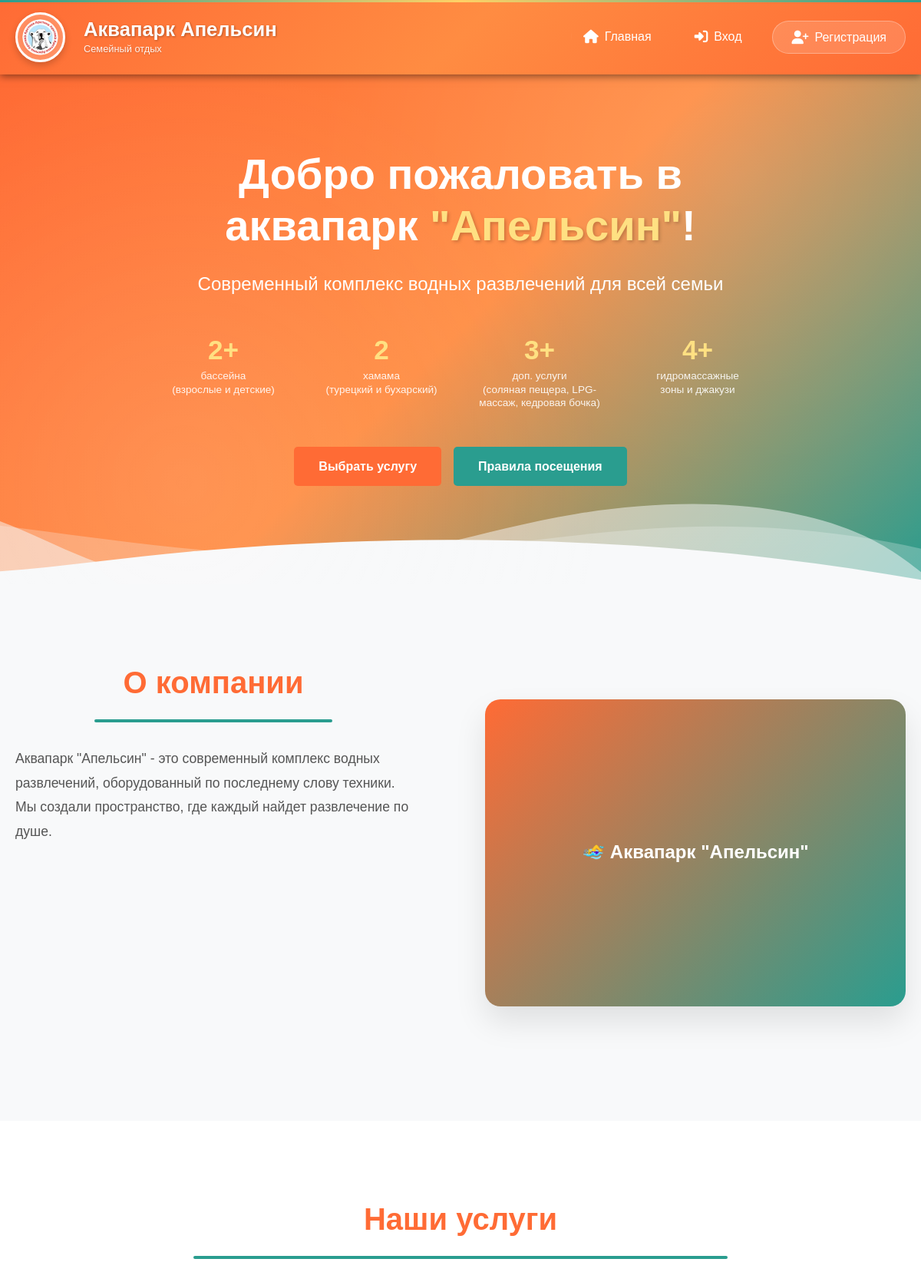
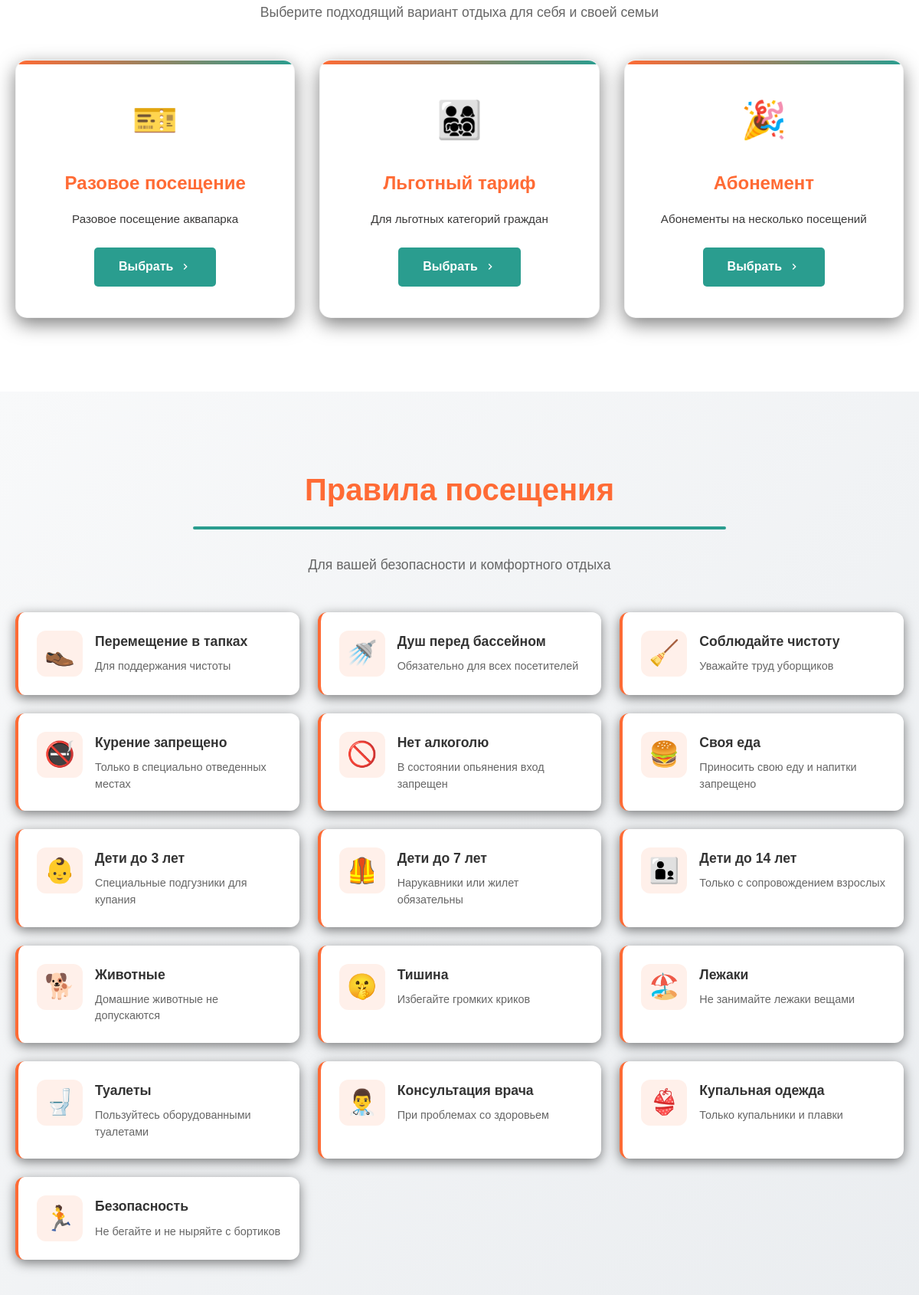
The page / (upper part) on the database its author committed (2 pictures, top to bottom).
### tables this page shows
CREATE TABLE `service_categories` (
  `id` int NOT NULL,
  `name` varchar(100) NOT NULL COMMENT 'Категория услуги',
  `description` text
);

### public/index.php (the view, shortened to what this page needs)
<?php
require_once 'config/database.php';
require_once 'includes/header.php';
$rules = [
    [
        'icon' => '👞',
        'title' => 'Перемещение в тапках',
        'desc' => 'Для поддержания чистоты'
    ],
    [
        'icon' => '🚿',
        'title' => 'Душ перед бассейном',
        'desc' => 'Обязательно для всех посетителей'
    ],
    [
        'icon' => '🧹',
        'title' => 'Соблюдайте чистоту',
        'desc' => 'Уважайте труд уборщиков'
    ],
    [
        'icon' => '🚭',
        'title' => 'Курение запрещено',
        'desc' => 'Только в специально отведенных местах'
    ],
    [
        'icon' => '🚫',
        'title' => 'Нет алкоголю',
        'desc' => 'В состоянии опьянения вход запрещен'
    ],
    [
        'icon' => '🍔',
        'title' => 'Своя еда',
        'desc' => 'Приносить свою еду и напитки запрещено'
    ],
    [
        'icon' => '👶',
        'title' => 'Дети до 3 лет',
        'desc' => 'Специальные подгузники для купания'
    ],
    [
        'icon' => '🦺',
        'title' => 'Дети до 7 лет',
        'desc' => 'Нарукавники или жилет обязательны'
    ],
    [
        'icon' => '👨‍👦',
        'title' => 'Дети до 14 лет',
        'desc' => 'Только с сопровождением взрослых'
    ],
    [
        'icon' => '🐕',
        'title' => 'Животные',
        'desc' => 'Домашние животные не допускаются'
    ],
    [
        'icon' => '🤫',
        'title' => 'Тишина',
        'desc' => 'Избегайте громких криков'
    ],
    [
        'icon' => '🏖️',
        'title' => 'Лежаки',
        'desc' => 'Не занимайте лежаки вещами'
    ],
    [
        'icon' => '🚽',
        'title' => 'Туалеты',
        'desc' => 'Пользуйтесь оборудованными туалетами'
    ],
    [
        'icon' => '👨‍⚕️',
        'title' => 'Консультация врача',
        'desc' => 'При проблемах со здоровьем'
    ],
    [
        'icon' => '👙',
        'title' => 'Купальная одежда',
        'desc' => 'Только купальники и плавки'
    ],
    [
        'icon' => '🏃',
        'title' => 'Безопасность',
        'desc' => 'Не бегайте и не ныряйте с бортиков'
    ]
];
?>
<section class="hero">
    <div class="container">
        <div class="hero-content">
            <h2 class="hero-title">Добро пожаловать в аквапарк <span class="highlight">"Апельсин"</span>!</h2>
            <p class="hero-subtitle">Современный комплекс водных развлечений для всей семьи</p>
            <div class="hero-stats">
                <div class="stat">
                    <span class="stat-number">2+</span>
                    <span class="stat-label">бассейна<br>(взрослые и детские)</span>
                </div>
                <div class="stat">
                    <span class="stat-number">2</span>
                    <span class="stat-label">хамама<br>(турецкий и бухарский)</span>
                </div>
                <div class="stat">
                    <span class="stat-number">3+</span>
                    <span class="stat-label">доп. услуги<br>(соляная пещера, LPG-массаж, кедровая бочка)</span>
                </div>
                <div class="stat">
                    <span class="stat-number">4+</span>
                    <span class="stat-label">гидромассажные<br>зоны и джакузи</span>
                </div>
            </div>
            <div class="hero-buttons">
                <a href="#services" class="btn btn-primary">Выбрать услугу</a>
                <a href="#rules" class="btn btn-secondary">Правила посещения</a>
            </div>
        </div>
    </div>
    <div class="hero-wave">
    </div>
</section>
<section class="about">
    <div class="container">
        <div class="about-content">
            <div class="about-text">
                <h2 class="section-title">О компании</h2>
                <p class="about-description">Аквапарк "Апельсин" - это современный комплекс водных развлечений, оборудованный по последнему слову техники. Мы создали пространство, где каждый найдет развлечение по душе.</p>
                <div class="features">
                </div>
            </div>
            <div class="about-image">
                <div class="image-placeholder">
                    <span>🏊‍♀️ Аквапарк "Апельсин"</span>
                </div>
            </div>
        </div>
    </div>
</section>
<section id="services" class="services">
    <div class="container">
        <h2 class="section-title">Наши услуги</h2>
        <p class="section-subtitle">Выберите подходящий вариант отдыха для себя и своей семьи</p>
        <div class="services-grid">
            <?php
            $sql = "SELECT DISTINCT sc.id, sc.name, sc.description FROM service_categories sc
                    JOIN tariffs t ON sc.id = t.category_id
                    WHERE t.is_active = 1
                    GROUP BY sc.id";
            $stmt = $pdo->query($sql);
            $categories = $stmt->fetchAll(PDO::FETCH_ASSOC);
            $icons = ['🎫', '👨‍👩‍👧‍👦', '🎉', '🏊‍♂️', '🍽️', '🏨'];
            $i = 0;
            foreach($categories as $category):
                $icon = $icons[$i % count($icons)];
                $i++;
            ?>
            <div class="service-card" data-aos="fade-up">
                <div class="service-icon"><?php echo $icon; ?></div>
                <h3 class="service-title"><?php echo htmlspecialchars($category['name']); ?></h3>
                <p class="service-description"><?php echo htmlspecialchars($category['description']); ?></p>
                <a href="/create_order.php?category=<?php echo $category['id']; ?>" class="btn btn-secondary">
                    Выбрать
                    <svg class="btn-icon" viewBox="0 0 24 24" width="16" height="16">
                        <path fill="currentColor" d="M8.59,16.58L13.17,12L8.59,7.41L10,6L16,12L10,18L8.59,16.58Z" />
                    </svg>
                </a>
            </div>
            <?php endforeach; ?>
        </div>
    </div>
</section>
<section id="rules" class="rules">
    <div class="container">
        <div class="rules-header">
            <h2 class="section-title">Правила посещения</h2>
            <p class="section-subtitle">Для вашей безопасности и комфортного отдыха</p>
        </div>
        <div class="rules-grid">
            <?php foreach($rules as $index => $rule): ?>
            <div class="rule-card" data-aos="fade-up" data-aos-delay="<?php echo $index * 50; ?>">
                <div class="rule-icon"><?php echo $rule['icon']; ?></div>
                <div class="rule-content">
                    <h3 class="rule-title"><?php echo $rule['title']; ?></h3>
                    <p class="rule-desc"><?php echo $rule['desc']; ?></p>
                </div>
            </div>
            <?php endforeach; ?>
        </div>
    </div>
</section>
<?php require_once 'includes/footer.php'; ?>

### public/styles/main.css (style rules this page uses)
:root { --primary-color: #FF6B35; --secondary-color: #2A9D8F; --text-color: #333; --light-bg: #f8f9fa; --border-color: #ddd; --success-color: #28a745; --warning-color: #ffc107; --danger-color: #dc3545; --shadow: 0 2px 10px rgba(0,0,0,0.5); }
* { margin: 0; padding: 0; box-sizing: border-box; }
body { font-family: 'Geologica', sans-serif; color: var(--text-color); line-height: 1.6; background-color: var(--light-bg); }
h1, h2, h3, h4, h5, h6 { font-family: 'Manrope', sans-serif; font-weight: 600; }
.container { max-width: 1200px; margin: 0 auto; padding: 0 20px; }
.btn { display: inline-block; background-color: var(--primary-color); color: white; padding: 0.8rem 2rem; border: none; border-radius: 5px; text-decoration: none; font-weight: 600; cursor: pointer; transition: all 0.3s; font-family: 'Manrope', sans-serif; }
.btn-secondary { background-color: #6c757d; }
.container { position: relative; z-index: 2; }
.btn-primary { background-color: var(--primary-color); }
.btn-secondary { background-color: var(--secondary-color); }
.service-card, .rule-card, .feature { cursor: pointer; }
.service-card::after { content: ''; position: absolute; top: -2px; left: -2px; right: -2px; bottom: -2px; background: rgb(236, 156, 119); border-radius: 17px; z-index: -1; opacity: 0; transition: opacity 0.3s ease; }

### rows shown on the page
service_categories: icon "🎫", name "Разовое посещение", description "Разовое посещение аквапарка"
service_categories: icon "👨‍👩‍👧‍👦", name "Льготный тариф", description "Для льготных категорий граждан"
service_categories: icon "🎉", name "Абонемент", description "Абонементы на несколько посещений"

### other values the page prints
$rule['icon'] "👞"
$rule['title'] "Перемещение в тапках"
$rule['desc'] "Для поддержания чистоты"
$rule['icon'] "🚿"
$rule['title'] "Душ перед бассейном"
$rule['desc'] "Обязательно для всех посетителей"
$rule['icon'] "🧹"
$rule['title'] "Соблюдайте чистоту"
$rule['desc'] "Уважайте труд уборщиков"
$rule['icon'] "🚭"
$rule['title'] "Курение запрещено"
$rule['desc'] "Только в специально отведенных местах"
$rule['icon'] "🚫"
$rule['title'] "Нет алкоголю"
$rule['desc'] "В состоянии опьянения вход запрещен"
